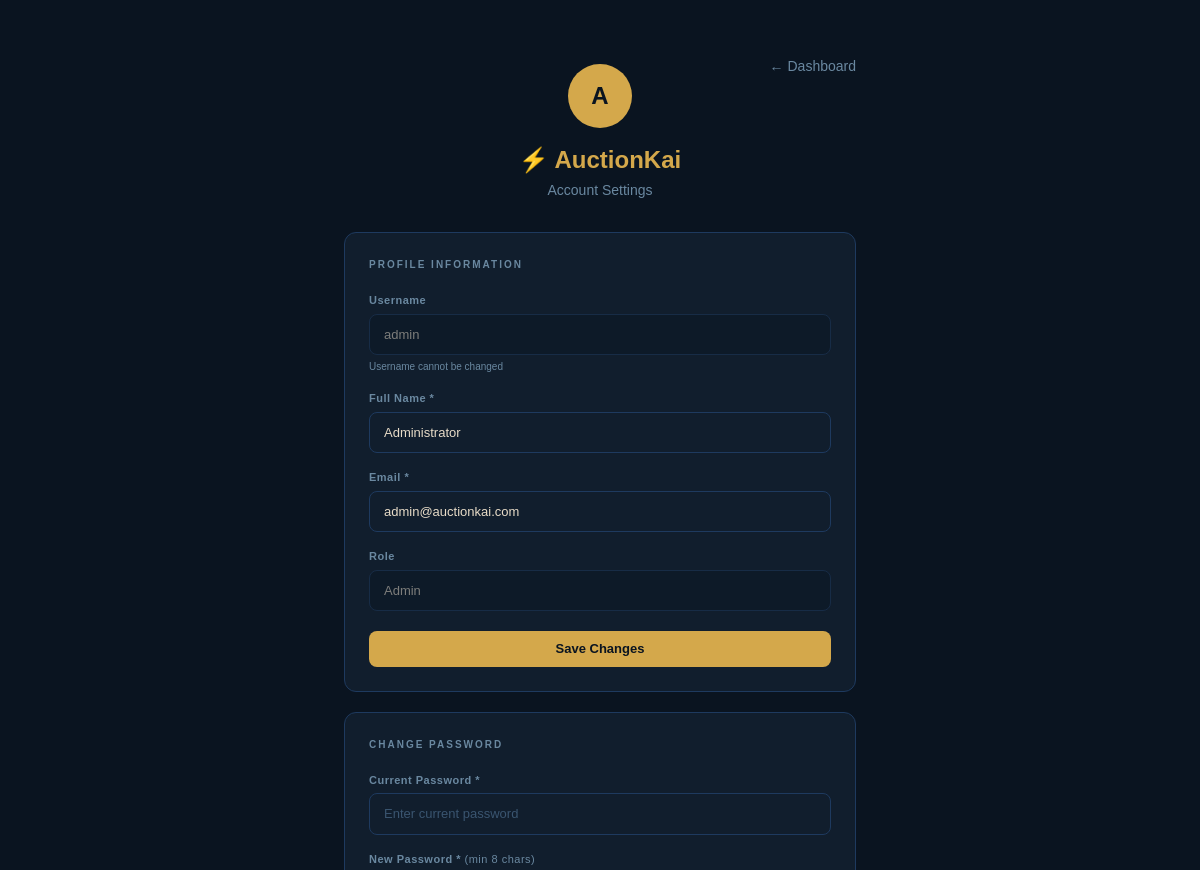
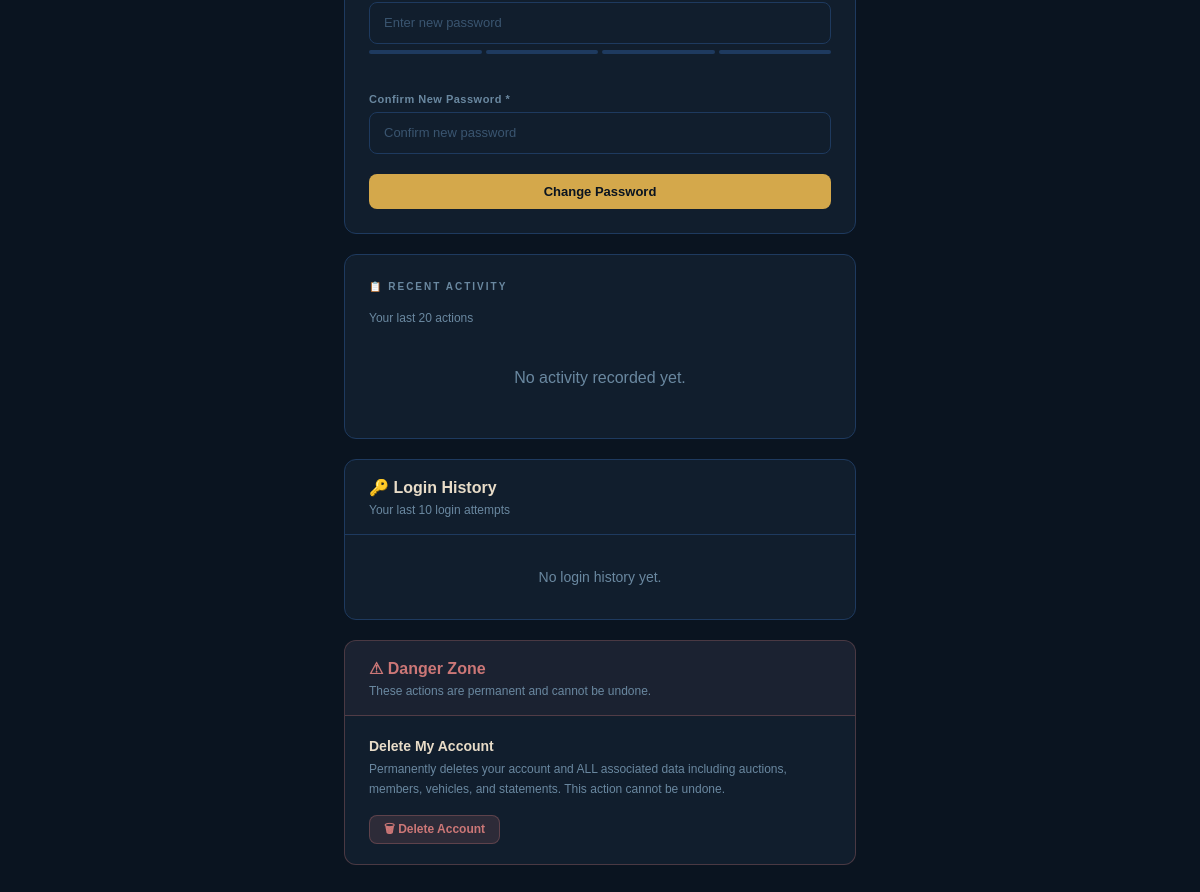
The app's page /profile.php (signed in) with its own data (2 pictures, top to bottom).
### tables this page shows
CREATE TABLE IF NOT EXISTS `users` (
  `id`         INT UNSIGNED AUTO_INCREMENT PRIMARY KEY,
  `username`   VARCHAR(100) NOT NULL UNIQUE,
  `password`   VARCHAR(255) NOT NULL,
  `name`       VARCHAR(200) NOT NULL,
  `email`      VARCHAR(200) DEFAULT '',
  `role`            VARCHAR(20) NOT NULL DEFAULT 'user',
  `status`          ENUM('active','suspended','restricted') NOT NULL DEFAULT 'active',
  `suspended_until` DATETIME DEFAULT NULL,
  `suspend_reason`  VARCHAR(255) DEFAULT NULL,
  `disabled`        TINYINT(1) DEFAULT 0,
  `created_at`      TIMESTAMP    DEFAULT CURRENT_TIMESTAMP
);

### includes/helpers.php (called while the page is built, shortened)
<?php
function h(string $s): string {
    return htmlspecialchars($s, ENT_QUOTES, 'UTF-8');
}

### profile.php (the view, shortened to what this page needs)
<?php
require_once __DIR__ . '/includes/helpers.php';
$db = db();
$userId = (int)$_SESSION['user_id'];
$user = $db->prepare("SELECT * FROM users WHERE id = ?");
$user->execute([$userId]);
$user = $user->fetch();
$stmt = $db->prepare("SELECT * FROM login_history WHERE user_id = ? ORDER BY created_at DESC LIMIT 10");
$stmt->execute([$userId]);
$loginHistory = $stmt->fetchAll();
?>
<!DOCTYPE html>
<html lang="en">
<head>
<link rel="stylesheet" href="css/style.css?v=3.5">
<?php include 'css/tailwind-config.php'; ?>
</head>
<body class="bg-ak-bg text-ak-text font-sans min-h-screen flex flex-col"><div class="flex-1 flex flex-col">
<div class="min-h-screen flex items-start justify-center pt-16 px-4">
  <div class="w-full max-w-lg">
    <div class="text-center mb-8 animate-fade-in relative">
      <a href="index.php" class="absolute -top-2 right-0 text-ak-muted text-sm hover:text-ak-gold transition-colors">← Dashboard</a>
      <div class="w-16 h-16 rounded-full bg-ak-gold text-ak-bg flex items-center justify-center font-bold text-2xl mx-auto mb-4"><?= mb_strtoupper(mb_substr($user['name'], 0, 1)) ?></div>
      <h1 class="text-2xl font-bold text-ak-gold">⚡ AuctionKai</h1>
      <p class="text-ak-muted text-sm mt-1">Account Settings</p>
    </div>
    <div class="bg-ak-card border border-ak-border rounded-xl p-6 mb-5 animate-fade-in-up">
      <div class="text-[10px] font-bold tracking-[2px] uppercase text-ak-muted mb-5">Profile Information</div>
      <form id="profileForm" onsubmit="return submitProfileForm(event)" data-parsley-validate>
        <div class="mb-4">
          <label class="lbl">Username</label>
          <input class="inp opacity-50 cursor-not-allowed" value="<?= h($user['username']) ?>" disabled>
          <div class="text-[10px] text-ak-muted mt-1">Username cannot be changed</div>
        </div>
        <div class="mb-4">
          <label class="lbl">Full Name *</label>
          <input class="inp" name="name" id="pf_name" value="<?= h($user['name']) ?>" data-parsley-required="true" data-parsley-required-message="Name is required">
        </div>
        <div class="mb-4">
          <label class="lbl">Email *</label>
          <input class="inp" type="email" name="email" id="pf_email" value="<?= h($user['email']) ?>" placeholder="email@example.com" data-parsley-required="true" data-parsley-required-message="Email is required" data-parsley-type="email" data-parsley-type-email-message="Please enter a valid email address">
        </div>
        <div class="mb-5">
          <label class="lbl">Role</label>
          <input class="inp opacity-50 cursor-not-allowed capitalize" value="<?= h($user['role']) ?>" disabled>
        </div>
        <button class="btn btn-gold w-full" type="submit" id="profileSaveBtn">Save Changes</button>
      </form>
    </div>
    <div class="bg-ak-card border border-ak-border rounded-xl p-6 mb-5 animate-fade-in-up">
      <div class="text-[10px] font-bold tracking-[2px] uppercase text-ak-muted mb-5">Change Password</div>
      <form id="passwordForm" onsubmit="return submitPasswordForm(event)" data-parsley-validate>
        <div class="mb-4">
          <label class="lbl">Current Password *</label>
          <input class="inp" type="password" name="current_password" id="pf_current" placeholder="Enter current password" data-parsley-required="true" data-parsley-required-message="Current password is required">
        </div>
        <div class="mb-4">
          <label class="lbl">New Password * <span class="font-normal text-ak-muted">(min 8 chars)</span></label>
          <input class="inp" type="password" name="new_password" id="profile-new-password" placeholder="Enter new password" data-parsley-required="true" data-parsley-required-message="New password is required" data-parsley-minlength="8" data-parsley-minlength-message="Password must be at least 8 characters" data-parsley-pattern="^(?=.*[a-z])(?=.*[A-Z])(?=.*\d).+$" data-parsley-pattern-message="Must include uppercase, lowercase, and numbers">
          <div class="strength-bar-wrap" id="prof-strength-bars"><div class="strength-bar"></div><div class="strength-bar"></div><div class="strength-bar"></div><div class="strength-bar"></div></div>
          <div class="strength-label" id="prof-strength-label"></div>
        </div>
        <div class="mb-5">
          <label class="lbl">Confirm New Password *</label>
          <input class="inp" type="password" name="confirm_password" id="pf_confirm" placeholder="Confirm new password" data-parsley-required="true" data-parsley-required-message="Please confirm your new password" data-parsley-equalto="#profile-new-password" data-parsley-equalto-message="Passwords do not match">
        </div>
        <button class="btn btn-gold w-full" type="submit" id="passwordChangeBtn">Change Password</button>
      </form>
    </div>
    <?php
    $myActivity = $db->prepare("SELECT * FROM activity_log WHERE user_id=? ORDER BY created_at DESC LIMIT 20");
    $myActivity->execute([$userId]);
    $myActivity = $myActivity->fetchAll();
    ?>
    <div class="bg-ak-card border border-ak-border rounded-xl p-6 mb-5 animate-fade-in-up">
      <div class="text-[10px] font-bold tracking-[2px] uppercase text-ak-muted mb-4">📋 Recent Activity</div>
      <div class="text-ak-muted text-xs mb-4">Your last 20 actions</div>
      <?php if (empty($myActivity)): ?>
        <div class="text-center text-ak-muted py-6">No activity recorded yet.</div>
      <?php endif; ?>
    </div>
    <div class="bg-ak-card border border-ak-border rounded-xl mb-5 animate-fade-in-up overflow-hidden">
      <div class="px-6 py-4 border-b border-ak-border flex justify-between items-center">
        <div>
          <h3 class="text-ak-text font-bold">🔑 Login History</h3>
          <p class="text-ak-muted text-xs mt-0.5">Your last 10 login attempts</p>
        </div>
      </div>
      <?php if (empty($loginHistory)): ?>
        <div class="p-8 text-center text-ak-muted text-sm">No login history yet.</div>
      <?php endif; ?>
    </div>
    <div class="bg-ak-card rounded-xl border border-ak-red/30 overflow-hidden mb-6">
      <div class="px-6 py-4 border-b border-ak-red/30 bg-ak-red/5">
        <h3 class="text-ak-red font-bold">⚠ Danger Zone</h3>
        <p class="text-ak-muted text-xs mt-0.5">These actions are permanent and cannot be undone.</p>
      </div>
      <div class="px-6 py-5 flex items-center justify-between gap-4 flex-wrap">
        <div>
          <div class="text-ak-text font-semibold text-sm mb-1">Delete My Account</div>
          <div class="text-ak-muted text-xs leading-relaxed max-w-md">Permanently deletes your account and ALL associated data including auctions, members, vehicles, and statements. This action cannot be undone.</div>
        </div>
        <button onclick="showDeleteAccountModal()" class="btn btn-ghost btn-sm shrink-0" style="background:rgba(204,119,119,0.15);color:#CC7777;border:1px solid rgba(204,119,119,0.3)">🗑 Delete Account</button>
      </div>
    </div>
  </div>
</div>
<?php require_once 'includes/footer.php'; ?>
</body>
</html>

### css/style.css (style rules this page uses)
:root { --bg:#0A1420;--bg2:#07101A;--card:#111E2D;--border:#1E3A5F; --gold:#D4A84B;--text:#E8DCC8;--text2:#A8C4D8;--muted:#6A88A0; --muted2:#3A5570;--green:#4CAF82;--red:#CC7777;--infield:#0A1724; --mono:'Space Mono',monospace;--sans:'Noto Sans JP',sans-serif; }
.inp { width:100%;background:var(--card);border:1px solid var(--border);color:var(--text);padding:10px 14px;border-radius:8px;font-size:13px;font-family:inherit;outline:none;transition:border-color .2s,box-shadow .2s }
.inp::placeholder { color:var(--muted2) }
.inp:disabled { opacity:.5;cursor:not-allowed;background:var(--infield) }
.lbl { display:block;font-size:11px;font-weight:600;color:var(--muted);margin-bottom:5px;letter-spacing:.5px }
.btn { display:inline-flex;align-items:center;justify-content:center;gap:6px;padding:10px 20px;border-radius:8px;font-size:13px;font-weight:600;border:none;cursor:pointer;font-family:inherit;transition:all .2s;text-decoration:none;line-height:1.2 }
.btn-gold { background:var(--gold);color:var(--bg) }
.btn-sm { padding:6px 14px;font-size:12px }
.btn-ghost { background:transparent;color:var(--muted);border:1px solid transparent }
.animate-fade-in { animation:fadeIn .3s ease-out }
.animate-fade-in-up { animation:fadeInUp .4s ease-out }
a { color:inherit }
.strength-bar-wrap { display:flex;gap:4px;margin-top:6px;height:4px }
.strength-bar { flex:1;border-radius:4px;background:#1E3A5F;transition:background .3s ease }
.strength-label { font-size:11px;margin-top:5px;font-weight:600;transition:color .3s ease;min-height:16px }

### records on screen
users: name "A", username "admin", name "Administrator", email "admin@auctionkai.com", role "admin"
